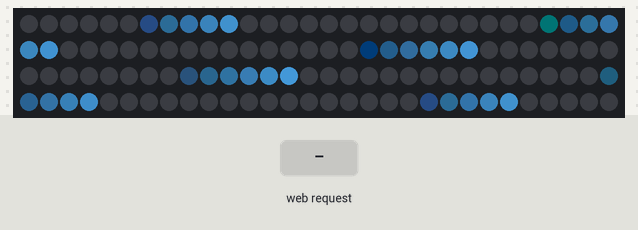
The sketch below on a simulated ESP8266 (NodeMCU). On the bench: 120 RGB LEDs in strip order, left to right, continuing on the next row. The inputs (shaded band) are chosen by the test bench. Dim RGB values are drawn brighter than linear; WiFi joins after 1.5 s; servers stay silent unless stated; what the sketch prints to the serial monitor is not drawn.

Above: at 2.3 s.
2.4 s: HTTP request GET /set received
At 2.6 s:
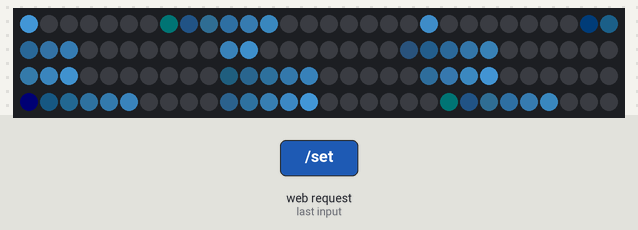
At 8.5 s:
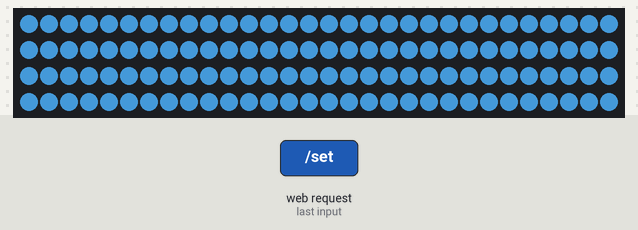
Timing chart, 0 to 9.9 s (numbered marks = the images above; inputs shaded):
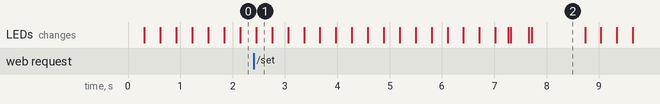

Measured:
- after the input at 2.4 s, the LEDs: change after 0.05 s (image 1)

The sketch:

mainblue.ino
```cpp
#include <ESP8266WiFi.h>
#include <ESP8266WebServer.h>
#include <FastLED.h>


//==============================
// WiFi
//==============================

const char* ssid = "WanHe'phone";
const char* password = "000000qq";

ESP8266WebServer server(80);

//WiFi状态
bool wifiOK = false;
unsigned long wifiStart;


//==============================
// LED
//==============================

#define LED_PIN 4
#define LED_PER_STRIP 20
#define STRIP_COUNT 6
#define NUM_LEDS (LED_PER_STRIP * STRIP_COUNT)

CRGB leds[NUM_LEDS];

#define BLUE_R 80
#define BLUE_G 180
#define BLUE_B 255

unsigned long flowDurationMs = 5000;
unsigned long fadeInTimeMs = 300;
unsigned long holdTimeMs = 1000;

#define TRAIL_LENGTH 6
#define BRIGHTNESS 140

unsigned long effectStart;

String ledState = "流水灯";


//==============================
// 工具
//==============================

unsigned long readArgUL(const String& name, unsigned long current, unsigned long minValue, unsigned long maxValue)
{
  if (!server.hasArg(name))
  {
    return current;
  }

  String value = server.arg(name);
  value.trim();

  if (value.length() == 0)
  {
    return current;
  }

  unsigned long parsed = value.toInt();

  if (parsed < minValue)
  {
    parsed = minValue;
  }

  if (parsed > maxValue)
  {
    parsed = maxValue;
  }

  return parsed;
}

void resetEffect()
{
  effectStart = millis();
}

String buildRootPage()
{
  String html;

  html += "<html><head><meta charset='utf-8'>";
  html += "<meta name='viewport' content='width=device-width,initial-scale=1'>";
  html += "<style>";
  html += "body{margin:0;font-family:Arial,'Microsoft YaHei',sans-serif;background:#0f172a;color:#e2e8f0;}";
  html += ".wrap{max-width:920px;margin:0 auto;padding:20px;}";
  html += ".card{background:#111827;border:1px solid #1f2937;border-radius:16px;padding:18px;margin-bottom:16px;box-shadow:0 10px 30px rgba(0,0,0,.18);}";
  html += ".title{font-size:24px;font-weight:700;margin-bottom:10px;color:#f8fafc;}";
  html += ".grid{display:grid;grid-template-columns:repeat(auto-fit,minmax(220px,1fr));gap:12px;}";
  html += ".item{background:#0b1220;border:1px solid #1f2937;border-radius:12px;padding:12px;line-height:1.7;}";
  html += ".label{color:#94a3b8;font-size:13px;}";
  html += ".value{color:#f8fafc;font-size:18px;font-weight:600;word-break:break-all;}";
  html += ".muted{color:#94a3b8;font-size:13px;}";
  html += ".row{display:flex;gap:12px;flex-wrap:wrap;}";
  html += "form{display:grid;gap:12px;}";
  html += "input{width:100%;box-sizing:border-box;padding:12px 14px;border-radius:10px;border:1px solid #334155;background:#0b1220;color:#e2e8f0;font-size:16px;}";
  html += "button{border:0;border-radius:10px;padding:12px 16px;background:linear-gradient(90deg,#2563eb,#06b6d4);color:#fff;font-size:16px;font-weight:700;cursor:pointer;}";
  html += ".btnline{display:flex;gap:10px;flex-wrap:wrap;}";
  html += ".hint{font-size:12px;color:#94a3b8;}";
  html += "</style></head><body><div class='wrap'>";

  html += "<div class='card'><div class='title'>流水灯参数</div>";
  html += "<div class='grid'>";

  html += "<div class='item'><div class='label'>流水时长</div><div class='value'>";

  html += "<div class='item'><div class='label'>渐亮时长</div><div class='value'>";
  html += String(fadeInTimeMs);
  html += " ms</div></div>";

  html += "<div class='item'><div class='label'>保持时长</div><div class='value'>";
  html += String(holdTimeMs);
  html += " ms</div><div class='muted'>流水结束后进入全亮保持的时间</div></div>";

  html += "</div></div>";

  html += "<div class='card'><div class='title'>调整流水灯</div>";
  html += "<form action='/set' method='get'>";
  html += "<div><div class='label'>流水时长（毫秒）</div>";
  html += "<input type='number' min='1000' max='60000' name='flowDuration' value='" + String(flowDurationMs) + "'></div>";
  html += "<div><div class='label'>保持时长（毫秒）</div>";
  html += "<input type='number' min='0' max='60000' name='holdTime' value='" + String(holdTimeMs) + "'></div>";
  html += "<div class='btnline'><button type='submit'>保存并应用</button></div>";
  html += "<div class='hint'>说明：流水时长表示完整跑一遍流水灯的时间，保持时长表示全亮停留的时间。</div>";
  html += "</form></div>";

  html += "</div></body></html>";

  return html;
}

void handleRoot()
{
  server.send(200, "text/html", buildRootPage());
}

void handleSet()
{
  flowDurationMs = readArgUL("flowDuration", flowDurationMs, 1000, 60000);
  holdTimeMs = readArgUL("holdTime", holdTimeMs, 0, 60000);

  resetEffect();

  server.sendHeader("Location", "/");
  server.send(302, "text/plain", "ok");
}


//==============================
// 初始化
//==============================

void setup()
{
  Serial.begin(115200);

  FastLED.addLeds<WS2812B, LED_PIN, GRB>(leds, NUM_LEDS);
  FastLED.setBrightness(BRIGHTNESS);
  FastLED.clear();
  FastLED.show();

  resetEffect();

  //==============================
  // WiFi非阻塞连接
  //==============================

  WiFi.begin(ssid, password);
  wifiStart = millis();

  //网页
  server.on("/", handleRoot);
  server.on("/set", handleSet);
  server.begin();
}


//==============================
// WiFi后台任务
//==============================

void wifiTask()
{
  if (wifiOK)
  {
    return;
  }

  //最多等待8秒
  if (WiFi.status() == WL_CONNECTED)
  {
    wifiOK = true;
    Serial.println("WiFi OK");
    Serial.println(WiFi.localIP());
  }
  else if (millis() - wifiStart > 8000)
  {
    //放弃连接
    WiFi.disconnect();
    Serial.println("WiFi timeout");
  }
}


//==============================
// 蓝色
//==============================

CRGB blueColor()
{
  return CRGB(BLUE_R, BLUE_G, BLUE_B);
}


//==============================
// 流水
//==============================

void flowingWater()
{
  ledState = "流水灯";

  unsigned long elapsed = millis() - effectStart;
  float travel = (float)(LED_PER_STRIP + TRAIL_LENGTH - 1);
  float position = (float)elapsed / (float)flowDurationMs * travel;

  while (position >= travel)
  {
    position -= travel;
  }

  for (int s = 0; s < STRIP_COUNT; s++)
  {
    int offset = s * LED_PER_STRIP;

    for (int i = 0; i < LED_PER_STRIP; i++)
    {
      float pos = position + s * 0.8f;
      float distance = pos - i;

      if (distance >= 0 && distance < TRAIL_LENGTH)
      {
        float fade = 1.0f - distance / (float)TRAIL_LENGTH;
        fade *= fade;

        CRGB c = blueColor();
        c.nscale8(255 * fade);
        leds[offset + i] = c;
      }
      else
      {
        leds[offset + i].fadeToBlackBy(60);
      }
    }
  }

  FastLED.show();
}


//==============================
// 渐亮
//==============================

void fadeInAll()
{
  ledState = "全灯渐亮";

  float p = (float)(millis() - effectStart - flowDurationMs) / (float)fadeInTimeMs;

  if (p > 1)
  {
    p = 1;
  }

  for (int i = 0; i < NUM_LEDS; i++)
  {
    CRGB c = blueColor();
    c.nscale8(255 * p);
    leds[i] = c;
  }

  FastLED.show();
}


//==============================
//保持
//==============================

void holdAll()
{
  ledState = "全亮保持";

  for (int i = 0; i < NUM_LEDS; i++)
  {
    leds[i] = blueColor();
  }

  FastLED.show();
}


//==============================
// LED任务
//==============================

void ledTask()
{
  unsigned long t = millis() - effectStart;

  if (t < flowDurationMs)
  {
    flowingWater();
  }
  else if (t < flowDurationMs + fadeInTimeMs)
  {
    fadeInAll();
  }
  else if (t < flowDurationMs + fadeInTimeMs + holdTimeMs)
  {
    holdAll();
  }
  else
  {
    resetEffect();
  }
}


//==============================
// 主循环
//==============================

void loop()
{
  //LED最高优先级
  ledTask();

  //WiFi后台
  wifiTask();

  //网页处理
  if (wifiOK)
  {
    server.handleClient();
  }

  delay(10);
}
```
